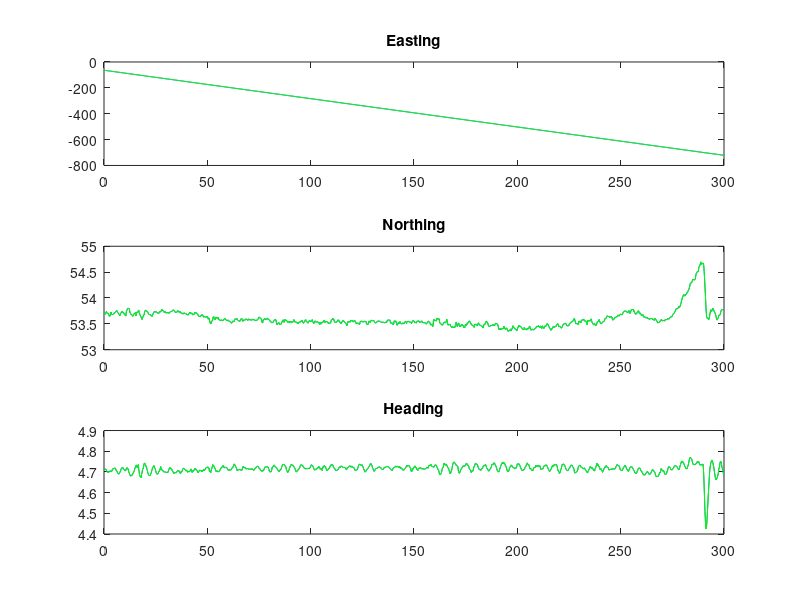
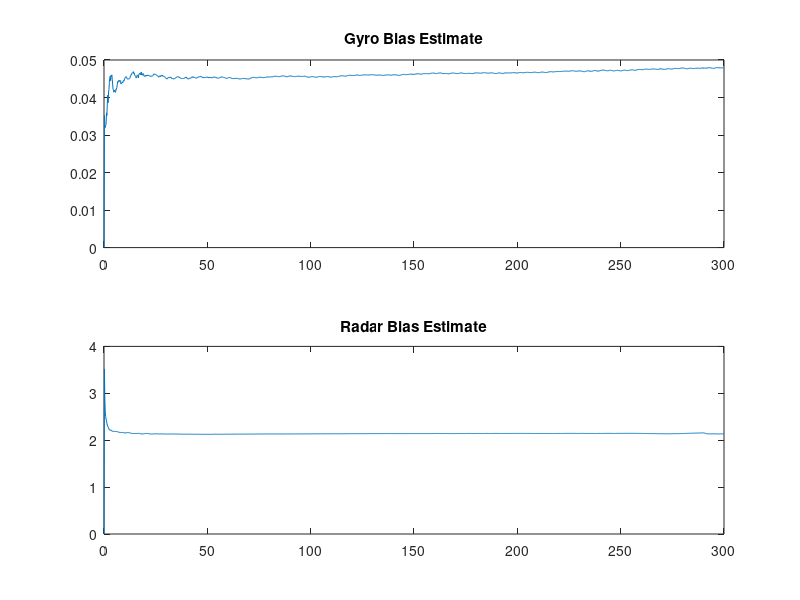
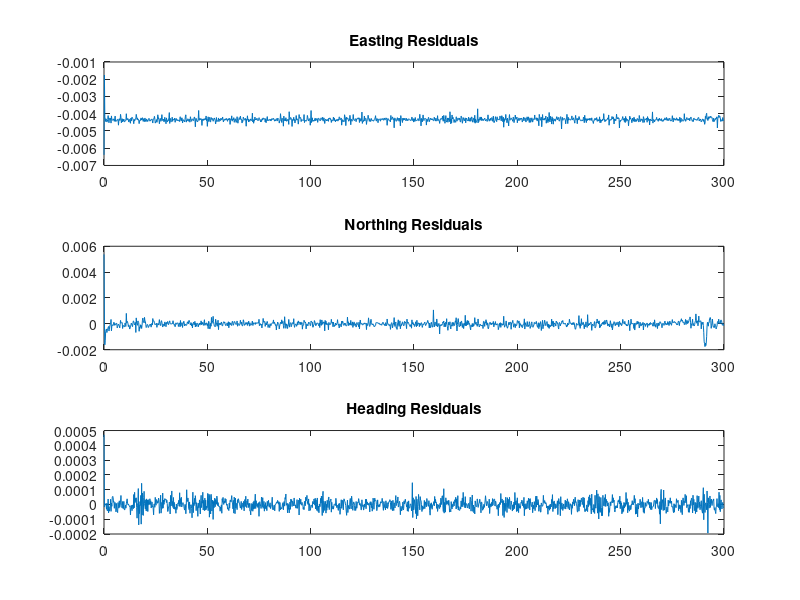
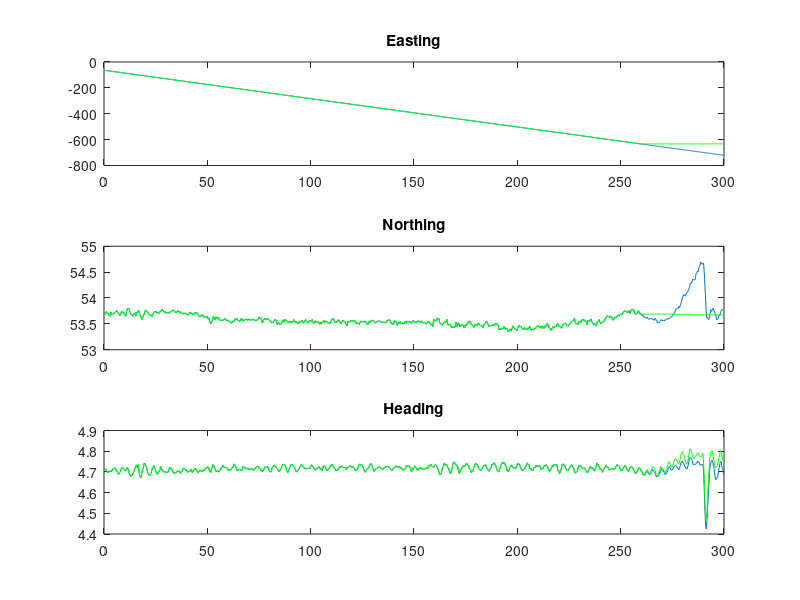

Here is the MATLAB script that generated these plots, in order:
%% Homework 4 - Problem 3
% Design a “Navigation” type Kalman filter to estimate the states 
% [East, North,Radar_Bias, Psi, Gyro_Bias]. (Note: this is a non-linear 
% problem that requires an Extended Kalman Filter (EKF) to do correctly. 
% However we can solve the problem in one of two ways: (i) linearize the 
% equations about the nominal operating point and produce a constant A 
% matrix for that operating point, or (ii) simply update the A matrix 
% at every time step with our measurements or estimates. Download the data
% hw4_3 from the website and run the filter sampled at 5 Hz.

clear; clc; close all;
load hw4_3.txt;

t = hw4_3(:,1);
y = hw4_3(:,2:4);
u = hw4_3(:,5:6);

%% Part A
% 
A = zeros(5);
B = zeros(5,2);
C = [eye(3),zeros(3,2)];
D = zeros(3,2);

sys = ss(A,B,C,D,...
    'inputname',{'gyro','radar'},...
    'statename',{'e','n','psi','b_gyro','b_radar'});

x_hat = zeros(5,length(t));
P = 1000*eye(5);
Q_d = 0.001 * eye(5);
Q_d(1:3,1:3) = 10 * eye(3);
R_d = 0.1 * eye(3);

for ii = 1:length(t),
    sys.a = [ 0, 0, 0, 0, -cos(x_hat(3,ii));
              0, 0, 0, 0, -sin(x_hat(3,ii));
              0, 0, 0,-1, 0;
              0, 0, 0, 0, 0;
              0, 0, 0, 0, 0];
        
    sys.b = [0,cos(x_hat(3,ii));
             0,sin(x_hat(3,ii));
             1,0;
             0,0;
             0,0];
    
    dsys = c2d(sys,0.2);
    
    % Compute Kalman Gain
    L = P * dsys.C'/(dsys.C*P*dsys.C' + R_d);
    x_hat(:,ii) = x_hat(:,ii) + L * (y(ii,:)' - dsys.C * x_hat(:,ii));
    P = (eye(5) - L*dsys.C)*P;

    % Propagate Forward
    x_hat(:,ii+1) = dsys.A * x_hat(:,ii) + dsys.B*u(ii,:)';
    P = dsys.A * P * dsys.A' + Q_d;
end

figure();
subplot(3,1,1); plot(t,y(:,1),t,x_hat(1,1:end-1),'g'); title('Easting');
subplot(3,1,2); plot(t,y(:,2),t,x_hat(2,1:end-1),'g'); title('Northing');
subplot(3,1,3); plot(t,y(:,3),t,x_hat(3,1:end-1),'g'); title('Heading');
figure();
subplot(2,1,1); plot(t,x_hat(4,1:end-1)); title('Gyro Bias Estimate');
subplot(2,1,2); plot(t,x_hat(5,1:end-1)); title('Radar Bias Estimate');
figure();
subplot(3,1,1); plot(t,y(:,1) - x_hat(1,1:end-1)'); title('Easting Residuals');
subplot(3,1,2); plot(t,y(:,2) - x_hat(2,1:end-1)'); title('Northing Residuals');
subplot(3,1,3); plot(t,y(:,3) - x_hat(3,1:end-1)'); title('Heading Residuals');

gyro_bias = x_hat(4,end)
radar_bias = x_hat(5,end)

%%
% I choose my covariance values for the first three states by just picking
% something that was "safe".  I assumed on navigation data, 10 centimeters
% would be where most of the noise was.  For the constants, I choose a very
% small value so that the filter would not go to sleep.


%% Part B
% How does this compare to least squares?
%
% The value that least squares produces is close to what the Kalman filter
% came up with. The plot of recursive least squares looks identical to the
% Kalman filter "going to sleep" with Qd set to 0.  The Kalman filter
% continues to take measurement updates into the system, so the final bias
% values end up being slightly different
H_gyro = [ones(length(u),1)];
x_gyro_ls = (pinv(H_gyro) * u(:,1))'

H_radar = [ones(length(u),1)];
x_radar_ls = (pinv(H_radar) * u(:,2))'

P = 1e2 * eye(2);
x = zeros(2,length(u));
for ii=2:length(u),
   H = [1;0];
   g_hat = H' * x(:,ii-1);
   error = g_hat - u(ii,1);
   x(:,ii) = x(:,ii-1) - P*H*(1 + H'*P*H)^-1 * error;
   P = P - P*H*(1 + H' * P * H)^-1 * H' * P;
end
x_gyro_rls = x(1,length(u))

P = 1e2 * eye(2);
x = zeros(2,length(u));
for ii=2:length(u),
   H = [1;0];
   g_hat = H' * x(:,ii-1);
   error = g_hat - u(ii,2);
   x(:,ii) = x(:,ii-1) - P*H*(1 + H'*P*H)^-1 * error;
   P = P - P*H*(1 + H' * P * H)^-1 * H' * P;
end
x_radar_rls = x(1,length(u))

%% Part C
% With straight integration at the end.
%
% While the integration portion is far from perfect, it shows that the
% Kalman filter can continue to run on it's own without any additional
% sensor input.  The biases remain constant because the only way they are
% updated is through measurements.

A = zeros(5);
B = zeros(5,2);
C = [eye(3),zeros(3,2)];
D = zeros(3,2);

sys = ss(A,B,C,D,...
    'inputname',{'gyro','radar'},...
    'statename',{'e','n','psi','b_gyro','b_radar'});

x_hat = zeros(5,length(t));
P = 1000*eye(5);
Q_d = 0.001 * eye(5);
Q_d(1:3,1:3) = 10 * eye(3);
R_d = 0.1 * eye(3);

for ii = 1:length(t)-200,
    sys.a = [ 0, 0, 0, 0, -cos(x_hat(3,ii));
              0, 0, 0, 0, -sin(x_hat(3,ii));
              0, 0, 0,-1, 0;
              0, 0, 0, 0, 0;
              0, 0, 0, 0, 0];
        
    sys.b = [0,cos(x_hat(3,ii));
             0,sin(x_hat(3,ii));
             1,0;
             0,0;
             0,0];
    
    dsys = c2d(sys,0.2);
    
    % Compute Kalman Gain
    L = P * dsys.C'/(dsys.C*P*dsys.C' + R_d);
    x_hat(:,ii) = x_hat(:,ii) + L * (y(ii,:)' - dsys.C * x_hat(:,ii));
    P = (eye(5) - L*dsys.C)*P;

    % Propagate Forward
    x_hat(:,ii+1) = dsys.A * x_hat(:,ii) + dsys.B*u(ii,:)';
    P = dsys.A * P * dsys.A' + Q_d;
end

C = zeros(3,5);

for ii = length(t)-200:length(t)
    sys.a = [ 0, 0, 0, 0, -sin(x_hat(3,ii));
              0, 0, 0, 0, -cos(x_hat(3,ii));
              0, 0, 0,-1, 0;
              0, 0, 0, 0, 0;
              0, 0, 0, 0, 0];
        
    sys.b = [0,sin(x_hat(3,ii));
             0,cos(x_hat(3,ii));
             1,0;
             0,0;
             0,0];
    
    dsys = c2d(sys,0.2);
    
    L = P * dsys.C'/(dsys.C*P*dsys.C' + R_d);
    %x_hat(:,ii) = x_hat(:,ii) + L * (y(ii,:)' - dsys.C * x_hat(:,ii));
    P = (eye(5) - L*dsys.C)*P;
    
    % Propagate Forward
    x_hat(:,ii+1) = dsys.A * x_hat(:,ii) + dsys.B*u(ii,:)';
    P = dsys.A * P * dsys.A' + Q_d;
end

figure();
subplot(3,1,1); plot(t,y(:,1),t,x_hat(1,1:end-1),'g'); title('Easting');
subplot(3,1,2); plot(t,y(:,2),t,x_hat(2,1:end-1),'g'); title('Northing');
subplot(3,1,3); plot(t,y(:,3),t,x_hat(3,1:end-1),'g'); title('Heading');
figure();
subplot(2,1,1); plot(t,x_hat(4,1:end-1)); title('Gyro Bias Estimate');
subplot(2,1,2); plot(t,x_hat(5,1:end-1)); title('Radar Bias Estimate');
figure();
subplot(3,1,1); plot(t,y(:,1) - x_hat(1,1:end-1)'); title('Easting Residuals');
subplot(3,1,2); plot(t,y(:,2) - x_hat(2,1:end-1)'); title('Northing Residuals');
subplot(3,1,3); plot(t,y(:,3) - x_hat(3,1:end-1)'); title('Heading Residuals');

gyro_bias = x_hat(4,end)
radar_bias = x_hat(5,end)
